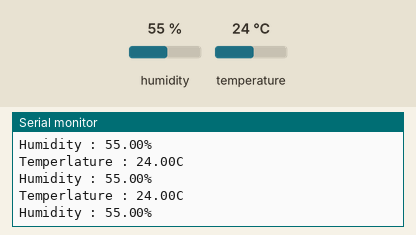
Recording of a sketch running on a simulated ESP32. Parts: the last lines printed to the serial monitor. The test bench sets the inputs (shaded band); at power-on: humidity 55 %, temperature 24 °C.

Above: at 3.8 s.
3.9 s: humidity set to 22 %
At 5.5 s:
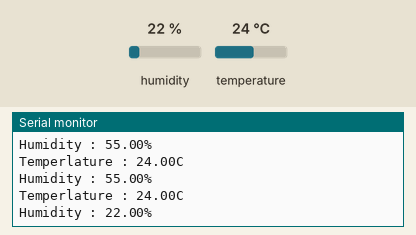
6.7 s: temperature set to 12 °C
At 8.6 s:
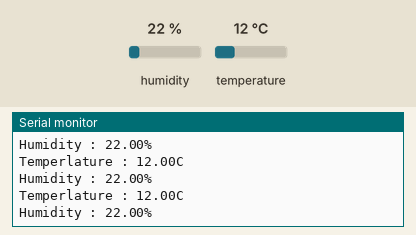
9.5 s: humidity set to 40 %
At 11.5 s:
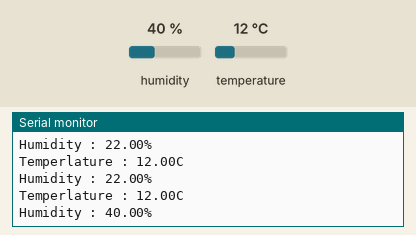
Timing chart, 0 to 13.0 s (numbered marks = the images above; inputs shaded):
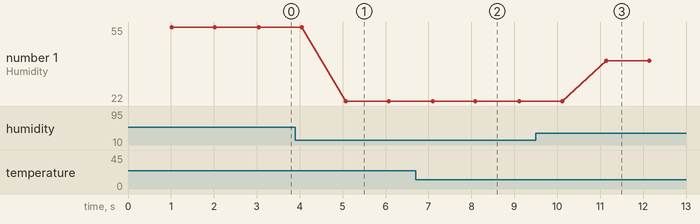

The sketch:

dht11.ino
```cpp
#include<DHT.h>
DHT dht(13, DHT11);

void setup() {
  Serial.begin(9600);

}

void loop() {
  delay(1000);

  float temperature = dht.readTemperature();
  float humidity = dht.readHumidity();
  Serial.print("Temperlature : ");
  Serial.print(temperature);
  Serial.println("C ");
  Serial.print("Humidity : ");
  Serial.print(humidity);
  Serial.println("%");
}
```

Measured:
- after the input at 3.9 s, the serial monitor: prints a new line after 1.2 s (image 1)
- after the input at 6.7 s, the serial monitor: prints a new line after 0.39 s (image 2)
- after the input at 9.5 s, the serial monitor: prints a new line after 1.6 s (image 3)
- plotted number 1: 55 → 22 after the input at 3.9 s, 22 → 40 after the input at 9.5 s
